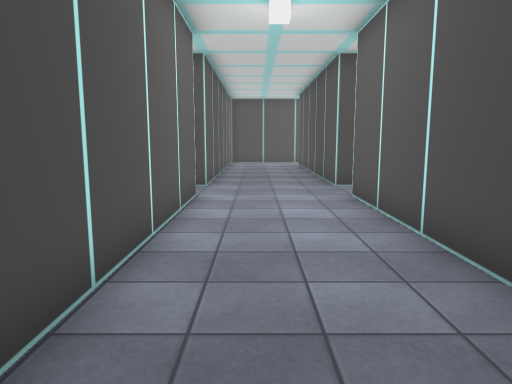
View 1 (above)

19 first-person views from a walk through a 3-D level made in the Unity game engine. The camera is 1.4 m above the floor, tilts 8° down and sees 70° across. The floor is counted in squares, 1 m on a side. Each view is taken from the middle of a square. On the plan, view 1 faces up. The plan holds only what a view shows up to about 16 squares ahead; the rest is blank. The place goes on beyond the plan. The player character is not drawn. Door leaves are left out, so doorways stand open. Some surface patterns are stand-ins.

View 2
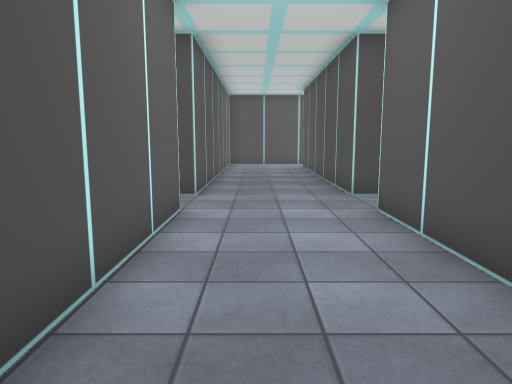

View 3
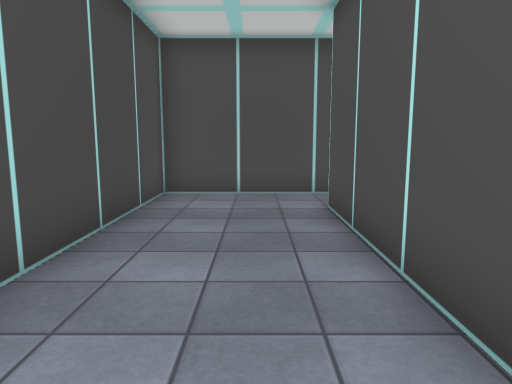

View 4
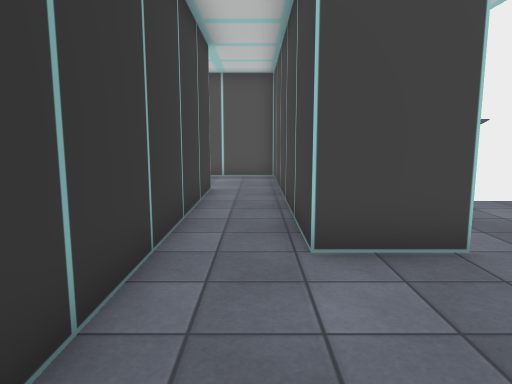

View 5
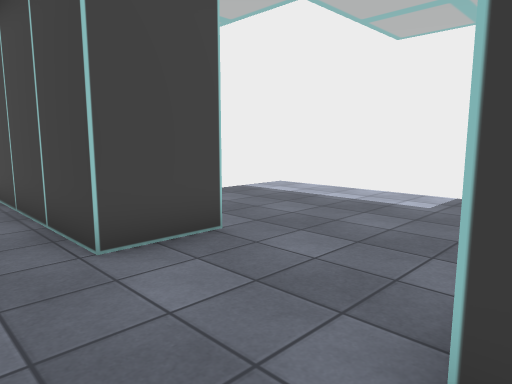

View 6
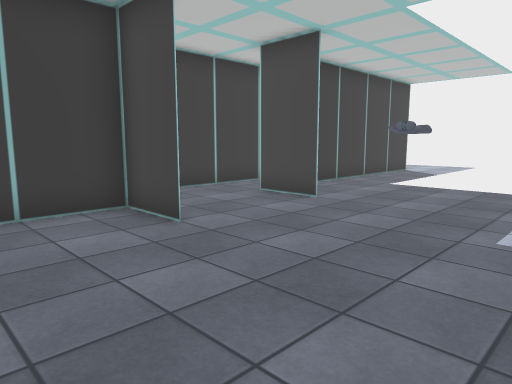

View 7
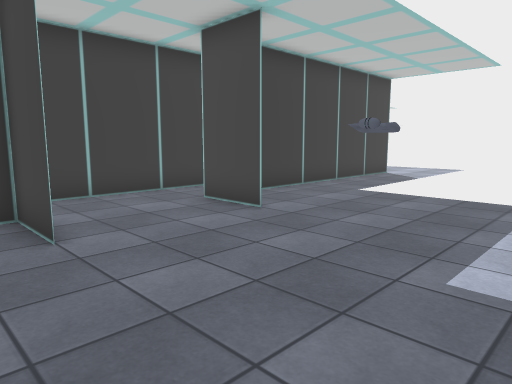

View 8
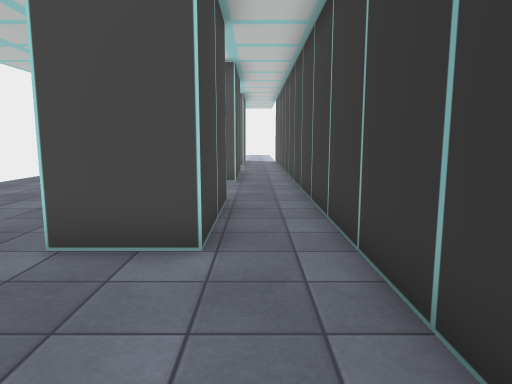

View 9
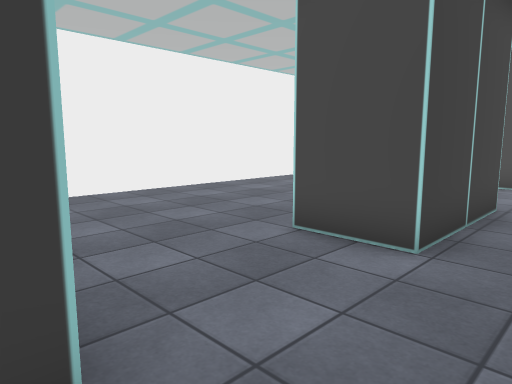

View 10
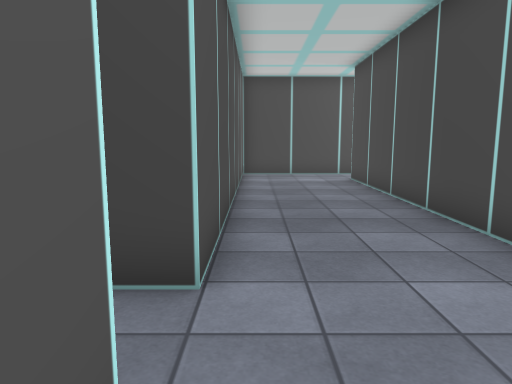

View 11
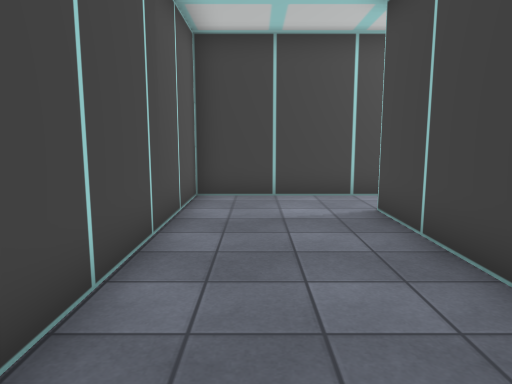

View 12
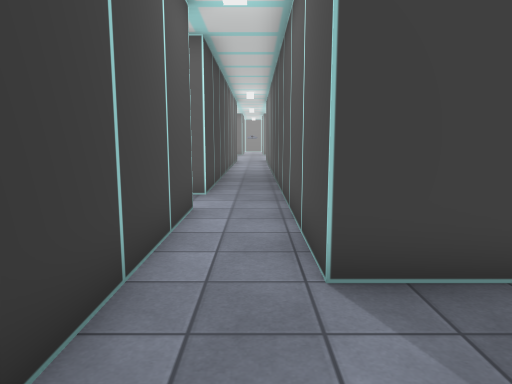

View 13
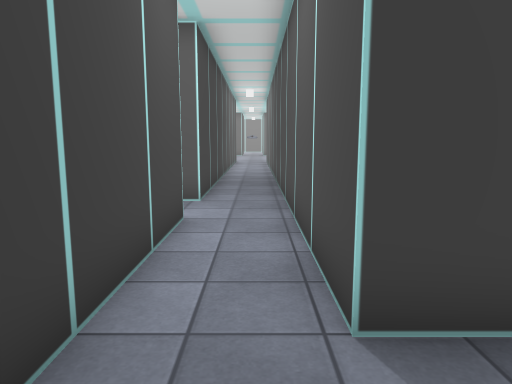

View 14
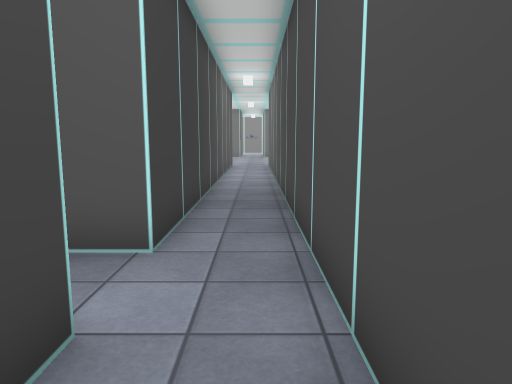

View 15
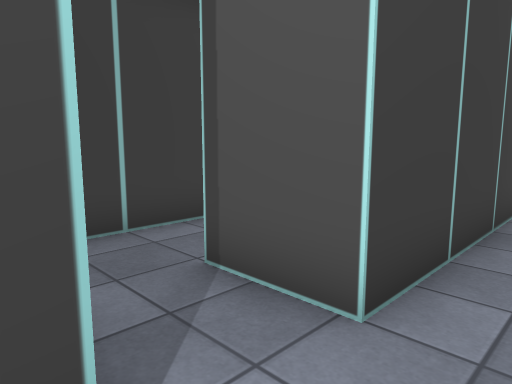

View 16
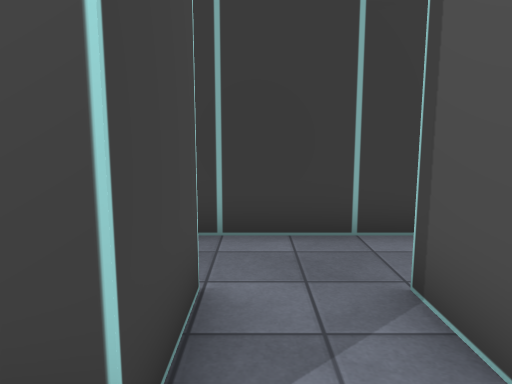

View 17
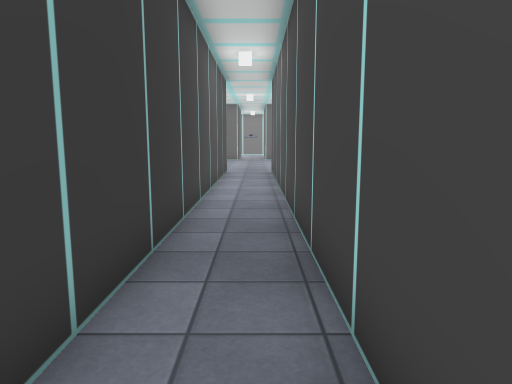

View 18
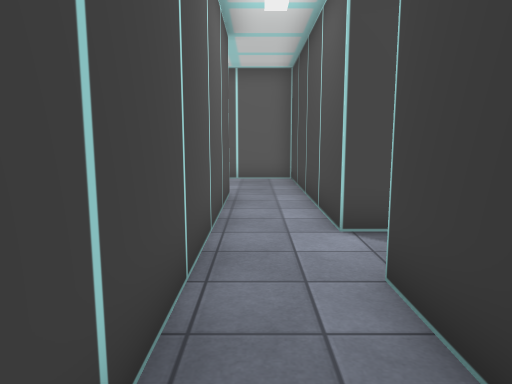

View 19
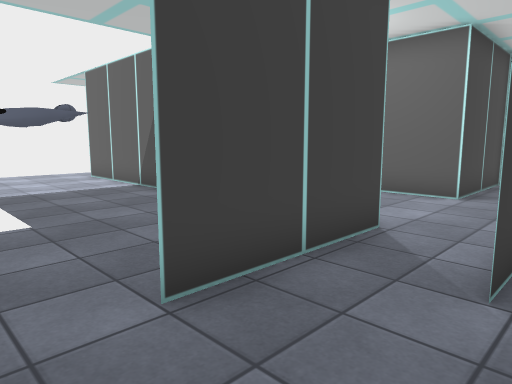

### Floor plan
Points are (right, up) in squares from view 1. A wall is a line through its corners. A room is listed if a view was taken in it or the views show most of it. See-through windows are left out.
Room 1 (views 1, 2, 3, 4, 5, 6, 7, 8, 9, 10)
walls: (-7.5, -4.8) (-7.5, -2.7) (2.5, -2.7) (-5.5, -2.7); (-11.5, -4.8) (-11.5, -2.7) (-11.5, -4.8); (-15.5, -2.7) (-11.5, -2.7) (-13.9, -2.7); (2.5, -2.7) (2.5, 9.3); (-1.5, 9.3) (-1.5, -0.7) (-15.5, -0.7)
ways out: open door at (0.5, 9) to room 5; opening at (2, -4); gap at (-4, -6)
Room 2 (views 11, 12, 13, 14, 15)
walls: (2.5, 11.3) (2.5, 21.3) (6.5, 21.3); (6.5, 23.3) (-1.5, 23.3) (-1.5, 11.3)
ways out: opening at (6, 22) to room 3; open door at (0.5, 12) to room 5
Room 3 (views 16, 17, 18)
walls: (6.5, 21.3) (13.5, 21.3); (6.5, 25.4) (6.5, 23.3); (8.5, 27.3) (6.1, 27.3); (13.5, 23.3) (8.5, 23.3) (8.5, 25.4)
ways out: opening at (6, 22) to room 2; opening at (6, 26); opening at (8, 26); open door at (13.5, 22.5)
Room 4 (view 19)
walls: (3.6, 11.3) (4.5, 11.3); (4.5, 9.3) (6.5, 9.3)
ways out: opening at (4, 10) to room 5; opening at (6.5, 7.5)
Room 5 (no view inside)
walls: (2.5, 9.3) (4.5, 9.3); (3.2, 11.3) (2.5, 11.3)
ways out: open door at (0.5, 9) to room 1; open door at (0.5, 12) to room 2; opening at (4, 10) to room 4; opening at (-2, 10)
Room 6 (no view inside)
walls: (15.5, 23.3) (13.5, 23.3); (13.5, 21.3) (15.5, 21.3)

Positions as (right, up) in squares from view 1, and headings:
1: (0, 0), facing up
2: (0, 2), facing up
3: (0, 7), facing down
4: (-12, -2), facing right
5: (-12, -1), facing down-right
6: (-15, -10), facing up-right
7: (-13, -10), facing up-right
8: (-7, -2), facing left
9: (-7, -1), facing down-left
10: (-1, 8), facing up
11: (0, 14), facing up
12: (-1, 22), facing right
13: (0, 22), facing right
14: (4, 22), facing right
15: (6, 22), facing up-right
16: (7, 22), facing up
17: (8, 22), facing right
18: (12, 22), facing left
19: (8, 12), facing down-left
